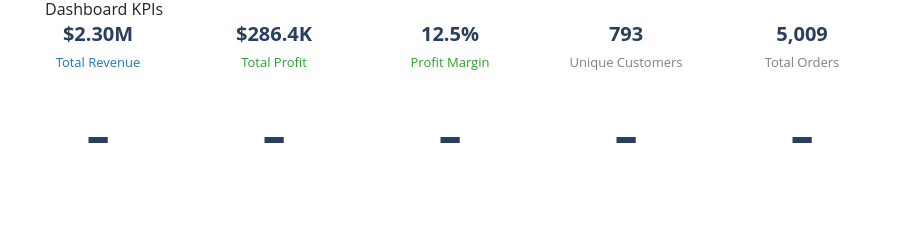

The code cell stored with this chart in its notebook:
### Markdown cell above
## 1. KPI Cards (Indicator traces)

### Code cell
total_sales   = df['Sales'].sum()
total_profit  = df['Profit'].sum()
margin        = total_profit / total_sales * 100
n_customers   = df['Customer ID'].nunique()
n_orders      = df['Order ID'].nunique()

fig = go.Figure()

kpis = [
    ('Total Revenue',   f'${total_sales/1e6:.2f}M', BLUE),
    ('Total Profit',    f'${total_profit/1e3:.1f}K', GREEN),
    ('Profit Margin',   f'{margin:.1f}%',            GREEN),
    ('Unique Customers', f'{n_customers:,}',          '#7f7f7f'),
    ('Total Orders',    f'{n_orders:,}',             '#7f7f7f'),
]

for i, (label, value, color) in enumerate(kpis):
    fig.add_trace(go.Indicator(
        mode='number',
        value=None,
        number={'prefix': ''},
        title={'text': f'<b>{value}</b><br><span style="font-size:13px;color:{color}">{label}</span>'},
        domain={'x': [i / 5, (i + 1) / 5], 'y': [0, 1]}
    ))

fig.update_layout(
    template=TEMPLATE,
    height=150,
    margin=dict(t=30, b=10, l=10, r=10),
    title=dict(text='Dashboard KPIs', font=FONT_TITLE)
)
fig.show()

### Figure 1 — Plotly figure (JSON) as saved in the notebook; plotly's stock layout.template omitted (floating-point values rounded to 4 significant figures)
{"data": [{"domain": {"x": [0, 0.2], "y": [0, 1]}, "mode": "number", "number": {"prefix": ""}, "title": {"text": "<b>$2.30M</b><br><span style=\"font-size:13px;color:#1f77b4\">Total Revenue</span>"}, "type": "indicator"}, {"domain": {"x": [0.2, 0.4], "y": [0, 1]}, "mode": "number", "number": {"prefix": ""}, "title": {"text": "<b>$286.4K</b><br><span style=\"font-size:13px;color:#2ca02c\">Total Profit</span>"}, "type": "indicator"}, {"domain": {"x": [0.4, 0.6], "y": [0, 1]}, "mode": "number", "number": {"prefix": ""}, "title": {"text": "<b>12.5%</b><br><span style=\"font-size:13px;color:#2ca02c\">Profit Margin</span>"}, "type": "indicator"}, {"domain": {"x": [0.6, 0.8], "y": [0, 1]}, "mode": "number", "number": {"prefix": ""}, "title": {"text": "<b>793</b><br><span style=\"font-size:13px;color:#7f7f7f\">Unique Customers</span>"}, "type": "indicator"}, {"domain": {"x": [0.8, 1], "y": [0, 1]}, "mode": "number", "number": {"prefix": ""}, "title": {"text": "<b>5,009</b><br><span style=\"font-size:13px;color:#7f7f7f\">Total Orders</span>"}, "type": "indicator"}], "layout": {"height": 150, "margin": {"b": 10, "l": 10, "r": 10, "t": 30}, "title": {"font": {"color": "#222", "size": 16}, "text": "Dashboard KPIs"}}}
